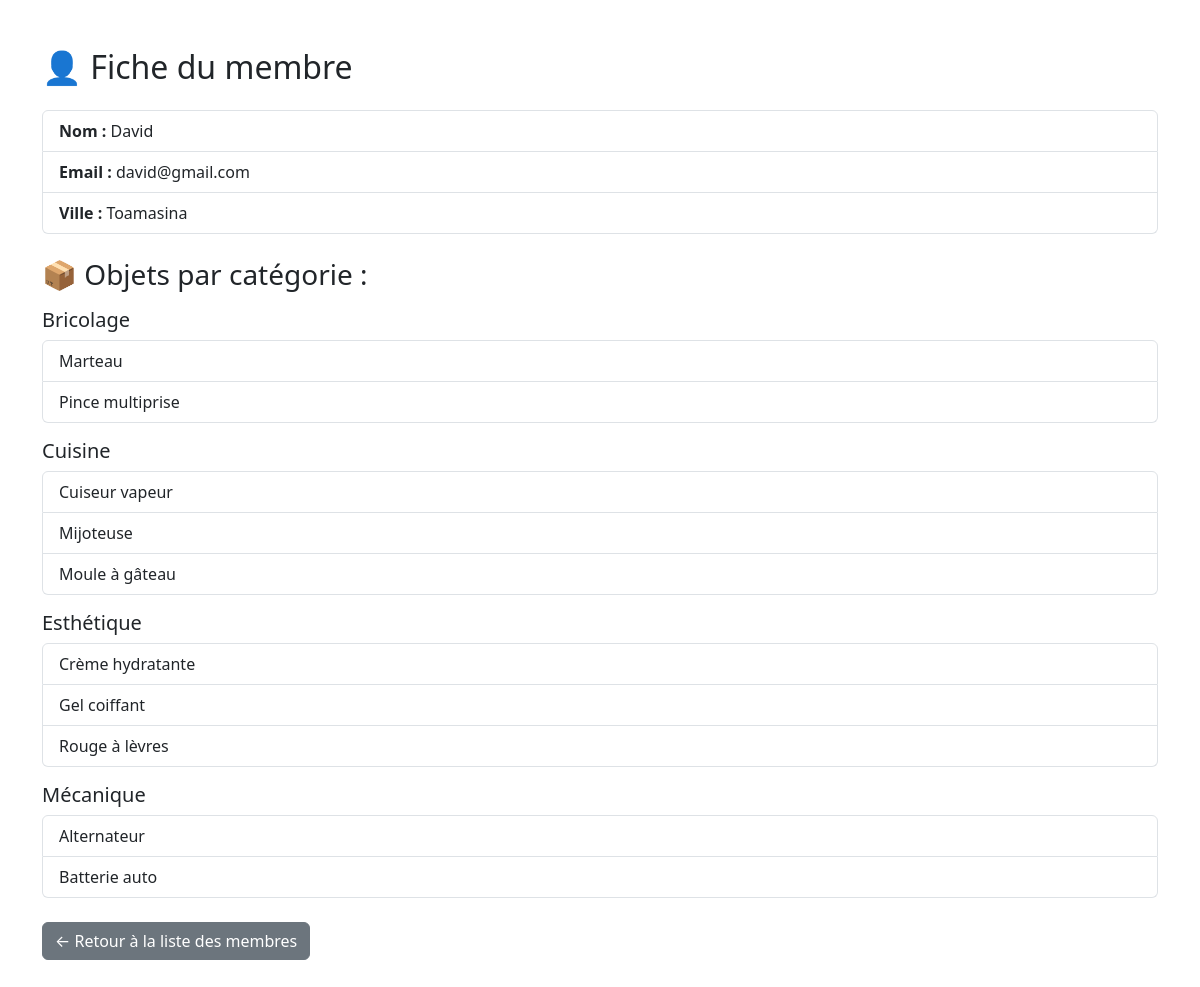
The page /pages/fiche_membre.php?id=4 on the database its author committed.
### tables this page shows
CREATE TABLE membre (
    id_membre INT AUTO_INCREMENT PRIMARY KEY,
    nom VARCHAR(100),
    date_naissance DATE,
    genre CHAR(1),
    email VARCHAR(100) UNIQUE,
    ville VARCHAR(100),
    mdp VARCHAR(100),
    image VARCHAR(255)
);

### inc/fonction.php (called while the page is built, shortened)
<?php
function get_membre_by_id($id) {
    $id = intval($id);
    $conn = dbconnect();
    $sql = "SELECT * FROM membre WHERE id_membre = $id";
    $res = mysqli_query($conn, $sql);
    return mysqli_fetch_assoc($res);
}
function get_objets_par_membre_regroupes($id_membre) {
    $id = intval($id_membre);
    $conn = dbconnect();
    $sql = "SELECT c.nom_categorie, o.nom_objet
            FROM objet o
            JOIN categorie_objet c ON o.id_categorie = c.id_categorie
            WHERE o.id_membre = $id
            ORDER BY c.nom_categorie, o.nom_objet";
    $res = mysqli_query($conn, $sql);
    $groupes = [];
    while ($row = mysqli_fetch_assoc($res)) {
        $cat = $row['nom_categorie'];
        $groupes[$cat][] = $row['nom_objet'];
    }
    return $groupes;
}

### pages/fiche_membre.php (the view, shortened to what this page needs)
<?php
require('../inc/fonction.php');
$id = $_GET['id'] ?? null;
$membre = get_membre_by_id($id);
$objets = get_objets_par_membre_regroupes($id);
?>
<!DOCTYPE html>
<html lang="fr">
<head>
    <link href="../bootstrap/css/bootstrap.min.css" rel="stylesheet">
</head>
<body class="container py-5">
<h2 class="mb-4">👤 Fiche du membre</h2>
<?php if ($membre): ?>
    <ul class="list-group mb-4">
        <li class="list-group-item"><strong>Nom :</strong> <?= htmlspecialchars($membre['nom']) ?></li>
        <li class="list-group-item"><strong>Email :</strong> <?= htmlspecialchars($membre['email']) ?></li>
        <li class="list-group-item"><strong>Ville :</strong> <?= htmlspecialchars($membre['ville']) ?></li>
    </ul>
    <h3 class="mb-3">📦 Objets par catégorie :</h3>
    <?php if (!empty($objets)): ?>
        <?php foreach ($objets as $categorie => $liste): ?>
            <h5 class="mt-3"><?= htmlspecialchars($categorie) ?></h5>
            <ul class="list-group">
                <?php foreach ($liste as $objet): ?>
                    <li class="list-group-item"><?= htmlspecialchars($objet) ?></li>
                <?php endforeach; ?>
            </ul>
        <?php endforeach; ?>
    <?php else: ?>
        <p class="text-muted">Aucun objet trouvé pour ce membre.</p>
    <?php endif; ?>
<?php else: ?>
    <div class="alert alert-danger">Membre introuvable.</div>
<?php endif; ?>
<a href="liste_membres.php" class="btn btn-secondary mt-4">← Retour à la liste des membres</a>
</body>
</html>

### rows shown on the page
membre: nom "David", email "david@gmail.com", ville "Toamasina"

### other values the page prints
$categorie "Bricolage"
$objet "Marteau"
$objet "Pince multiprise"
$categorie "Cuisine"
$objet "Cuiseur vapeur"
$objet "Mijoteuse"
$objet "Moule à gâteau"
$categorie "Esthétique"
$objet "Crème hydratante"
$objet "Gel coiffant"
$objet "Rouge à lèvres"
$categorie "Mécanique"
$objet "Alternateur"
$objet "Batterie auto"
